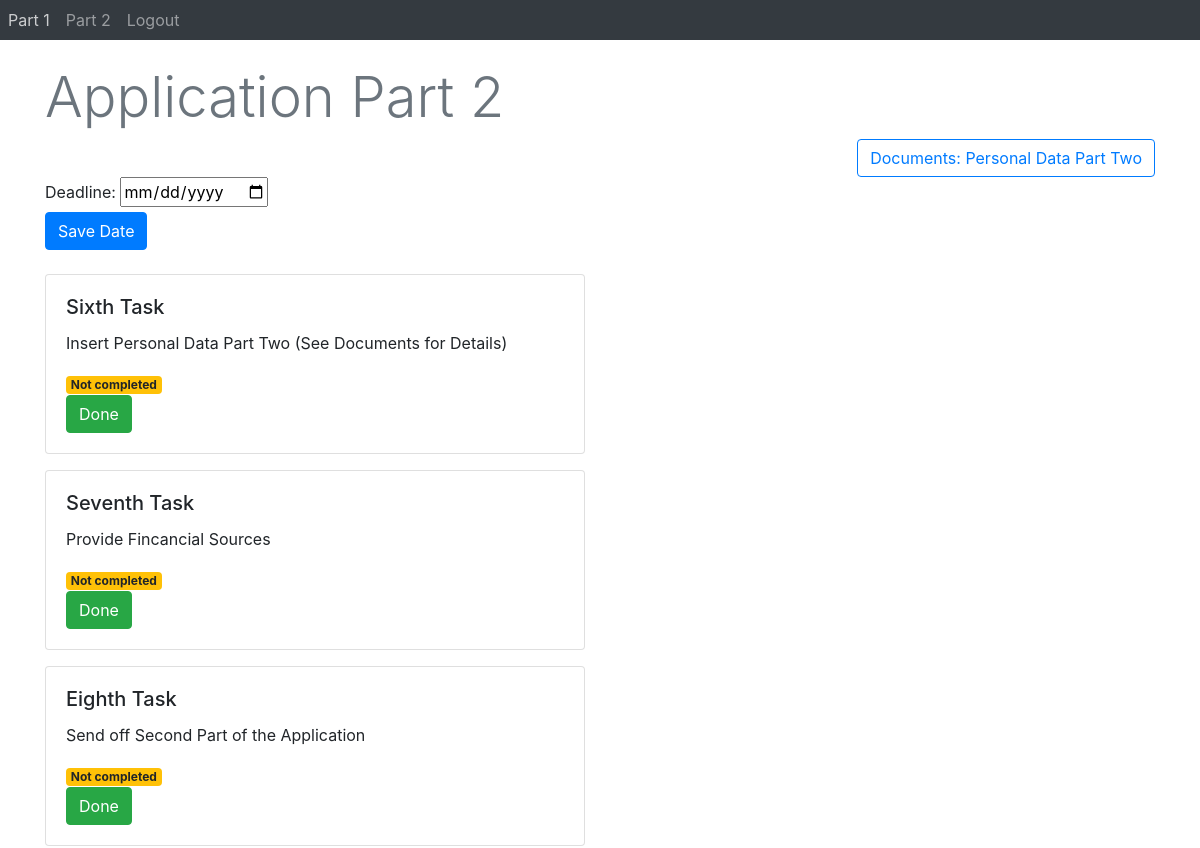
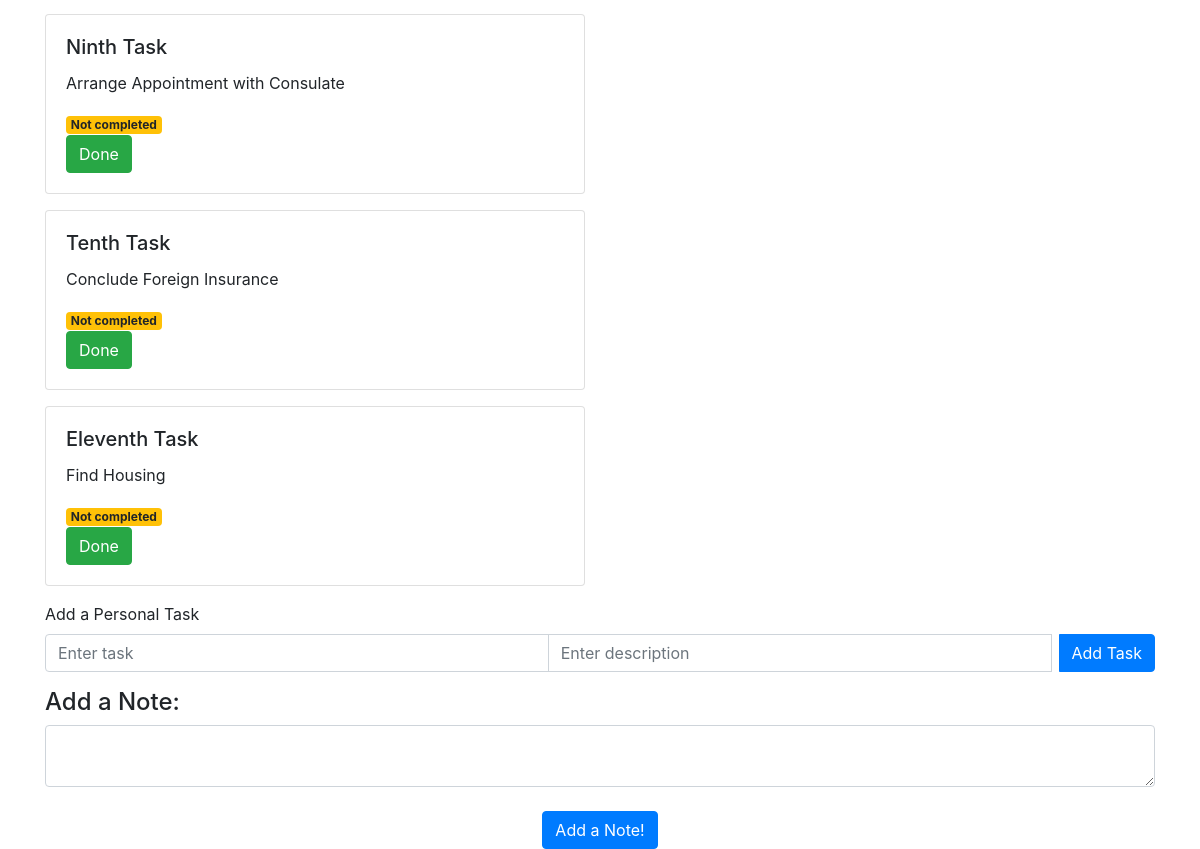
Before: /ApplicationPart2 (signed in) with the older database file (2 pictures, top to bottom).
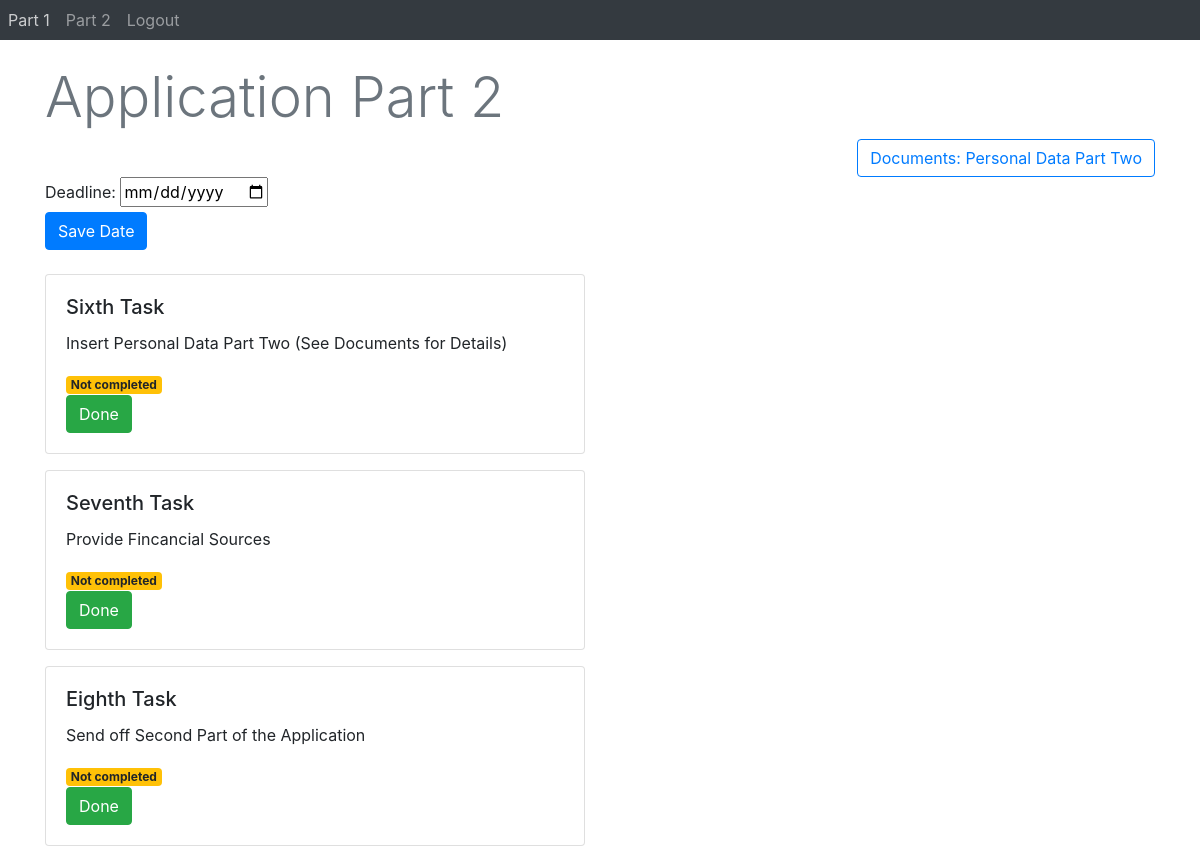
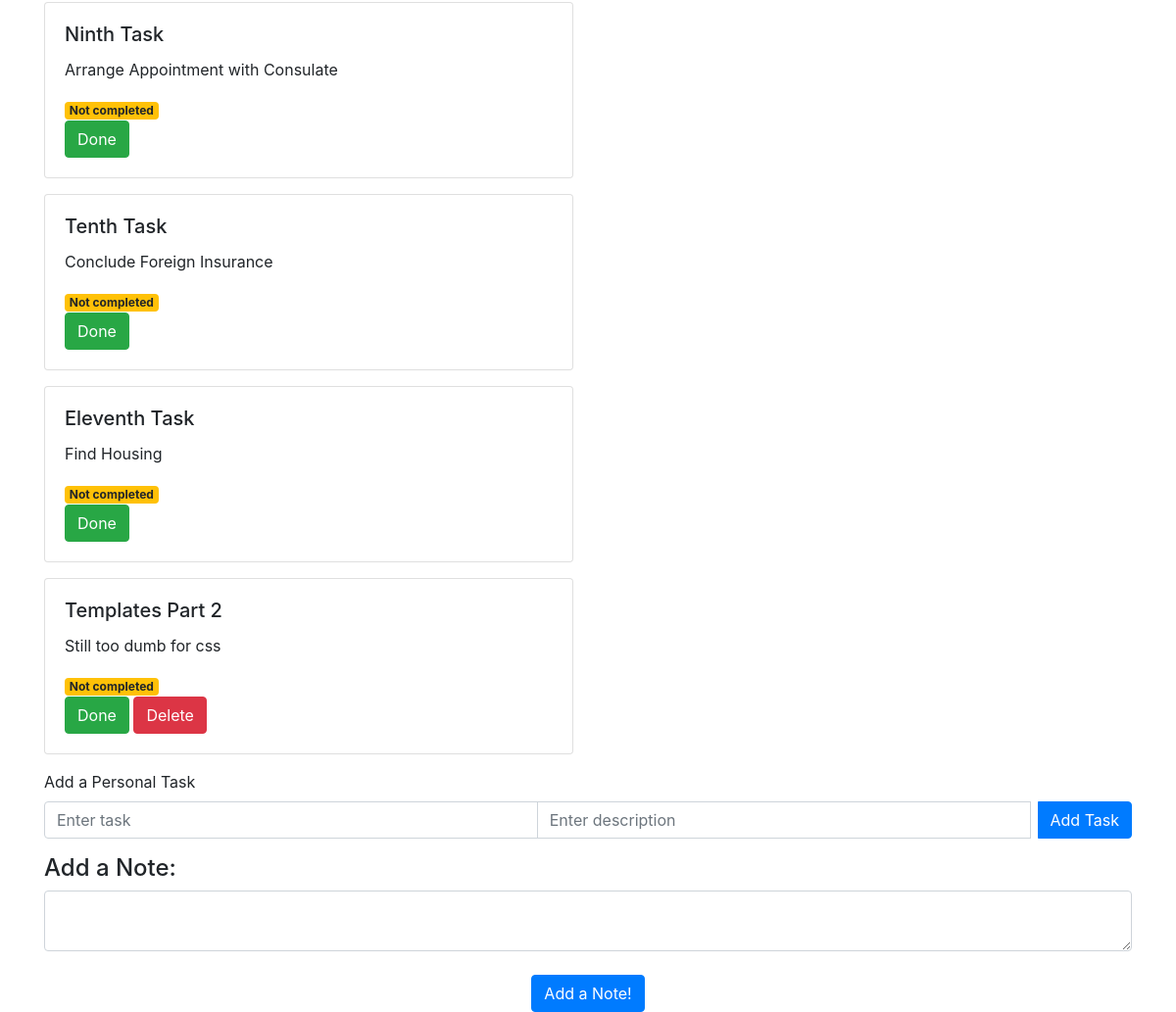
After: the same page with the newer database file (2 pictures, top to bottom).
### Webapp/models.py (models this page shows)
class Task(db.Model):
    id = db.Column(db.Integer, primary_key=True)
    title = db.Column(db.String(100))
    description = db.Column(db.String(100))
    page_name = db.Column(db.String(50), nullable=False)
    completed = db.Column(db.Boolean, default=False)
    user_id = db.Column(db.Integer, db.ForeignKey('user.id'), nullable=True)

### Webapp/views.py (the view)
@views.route('ApplicationPart2', methods=['GET', 'POST'])
@login_required
def ApplicationPart2():
    tasks = [
        {'title': 'Sixth Task', 'description': 'Insert Personal Data Part Two (See Documents for Details)', 'page_name' : 'Part 2', 'user_id' : current_user.id},
        {'title': 'Seventh Task', 'description': 'Provide Fincancial Sources', 'page_name' : 'Part 2', 'user_id' : current_user.id},
        {'title': 'Eighth Task', 'description': 'Send off Second Part of the Application', 'page_name' : 'Part 2', 'user_id' : current_user.id},
        {'title': 'Ninth Task', 'description': 'Arrange Appointment with Consulate', 'page_name' : 'Part 2', 'user_id' : current_user.id},
        {'title': 'Tenth Task', 'description': 'Conclude Foreign Insurance', 'page_name' : 'Part 2', 'user_id' : current_user.id},
        {'title': 'Eleventh Task', 'description': 'Find Housing', 'page_name' : 'Part 2', 'user_id' : current_user.id}
        ]
    for task in tasks:
            title = task['title']
            description = task['description']
            page_name = task['page_name']
            user_id = task['user_id']
            existing_task = Task.query.filter_by(title=title, description=description, page_name=page_name, user_id = user_id).first()
            if existing_task:
                print("Task already exists in DB.")
            else:
                new_task = Task(title=title, description=description, page_name=page_name, user_id = user_id)
                db.session.add(new_task)
    db.session.commit()
    return render_template("applicationPart2.html", user=current_user)

### Webapp/__init__.py (called while the page is built)
def create_app():
    app = Flask(__name__)
    app.config['SECRET_KEY'] = "Rookie Coders"
    app.config['SQLALCHEMY_DATABASE_URI'] = f'sqlite:///{DB_NAME}'
    db.init_app(app)
    from .views import views
    from .auth import auth
    app.register_blueprint(views, url_prefix='/')
    app.register_blueprint(auth, url_prefix='/')
    from .models import User, Task
    with app.app_context():
        db.create_all()
        tasks = Task.query.all()
        for task in tasks:
           db.session.delete(task)
        db.session.commit()
    login_manager = LoginManager()
    login_manager.login_view = 'auth.login'
    login_manager.init_app(app)
    @login_manager.user_loader
    def load_user(id):
        return User.query.get(int(id))
    return app

### Webapp/templates/applicationPart2.html (shortened to what this page needs)
{% extends "base.html" %} {% block title %}Application Part 1{%endblock %}
{% block content %}
<br>
<h1 class="display-4 text-muted">Application Part 2</h1>
<div class = "text-right">
    <button type="submit" onclick="location.href='http://127.0.0.1:5000/SubTaskFinancialRessources'"class="btn btn-outline-primary">Documents: Personal Data Part Two</button>
</div>
  <form action="/save-datePart2" method = "POST" >
      <label for ="date">Deadline:</label>
      <input type = "date" id = "date" name="date"> </input>
      <br />
      <div align = "left">
          <button type = "submit" class = "btn btn-primary">Save Date</button>
      </div>
  </form>
  <br>
  <div class="row">
    <div class="col-md-6">
      {% for task in user.tasks %}
        {% if task.page_name == 'Part 2' %}
          <div class="card mb-3">
            <div class="card-body">
              <h5 class="card-title">{{ task.title }}</h5>
              <p class="card-text">{{ task.description }}</p>
              {% if task.completed == false %}
                <span class="badge badge-warning">Not completed</span>
              {% else %}
                <span class="badge badge-success">Completed</span>
              {% endif %}
              <div>
                {% if task.completed == false %}
                  <button type="button" onClick="location.href='/completeTaskPart1/{{ task.id }}'" class="btn btn-success">Done</button>
                {% else %}
                  <button type="button" onClick="location.href='/completeTaskPart1/{{ task.id }}'" class="btn btn-secondary">Undo</button>
                {% endif %}
                {% if task.title != 'Sixth Task' and task.title != 'Seventh Task' and task.title != 'Eighth Task' and task.title != 'Ninth Task' and task.title != 'Tenth Task' and task.title != 'Eleventh Task' %}
                  <button type="button" onClick="location.href='/deleteTaskPart1/{{ task.id }}'" class="btn btn-danger">Delete</button>
                {% endif %}
              </div>
            </div>
          </div>
        {% endif %}
      {% endfor %}
    </div>
  </div>
  <form action="/addTaskPart2" method="POST">
    <div class="form-group">
      <label for="title">Add a Personal Task</label>
      <div class="input-group">
        <input type="text" class="form-control" name="title" placeholder="Enter task">
        <input type="text" class="form-control" name="description" placeholder="Enter description">
        <div class="input-group-append">
          <button type="submit" class="btn btn-primary ml-2">Add Task</button>
        </div>
      </div>
    </div>
  </form>
  <h4> Add a Note: </h4>
  <form action="/addNotePart2" method = "POST" >
      <textarea name = "notePart2" id = "notePart2" class = "form-control"> </textarea>
      <br />
      <div align = "center">
      <button type = "submit" class = "btn btn-primary">Add a Note!</button>
      </div>
  </form>
{% endblock %}

### Webapp/templates/base.html (shortened to what this page needs)
<!DOCTYPE html>
<html>
<head>
    <link rel="stylesheet" href="https://stackpath.bootstrapcdn.com/bootstrap/4.4.1/css/bootstrap.min.css"
 />
    <link rel="stylesheet" href="https://stackpath.bootstrapcdn.com/font-awesome/4.7.0/css/font-awesome.min.css"
 />
</head>
<body>
    <nav class="navbar-expand-lg navbar-dark bg-dark">
        <div class="collapse navbar-collapse" id="navbar">
            <div class="navbar-nav">
                {% if current_user.is_authenticated %}
                <a class="nav-item nav-link" id="application1" href="/ApplicationPart1">Part 1</a>
                <a class="nav-item nav-link" id="application2" href="/ApplicationPart2">Part 2</a>
                <a class="nav-item nav-link" id="logout" href="/logout">Logout</a>
                {% else %}
                <a class="nav-item nav-link" id="login" href="/login">Login</a>
                <a class="nav-item nav-link" id="signUp" href="/sign_up">Sign Up</a>
                <a class="nav-item nav-link" id="infopage" href="/infoPage">Info</a>
                {% endif %}
            </div>
        </div>
    </nav>
    <div class="container">
        {% block content %}
        {% endblock %}
    </div>
</body>
</html>

Changed rows visible on the page:
now on this page (row edited): Task: title "Templates Part 2", description "Still too dumb for css", completed "Not completed"
